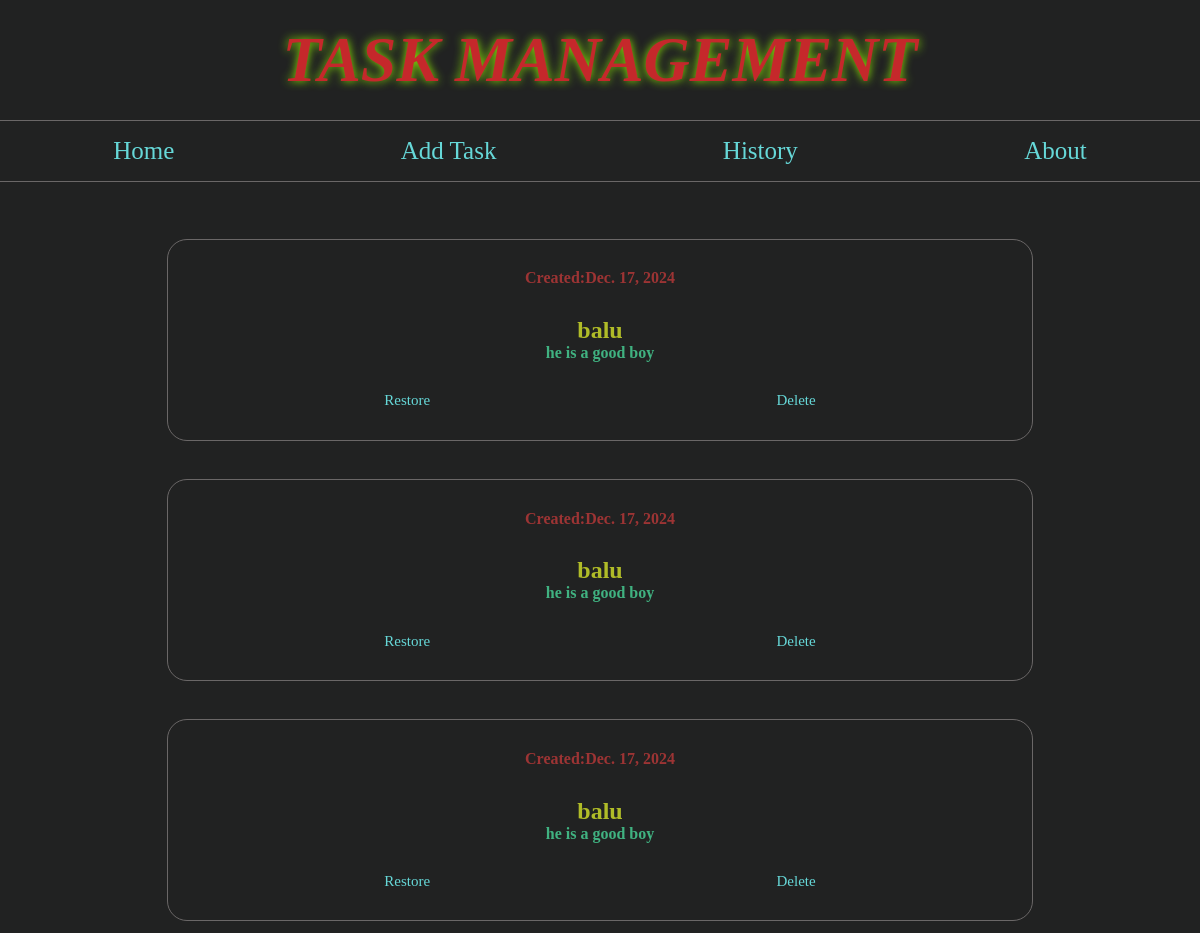
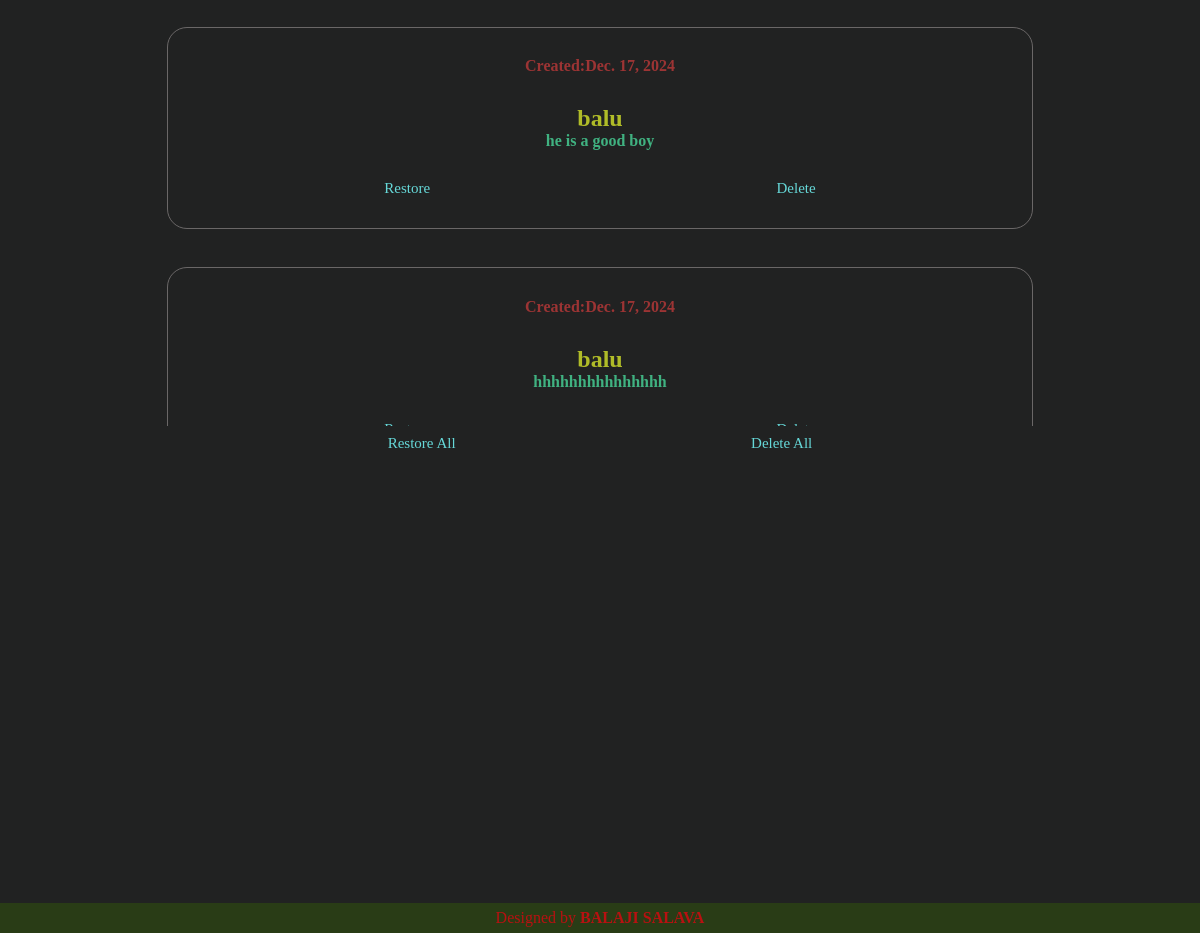
The page /History/ on the database its author committed (2 pictures, top to bottom).
### myapp/models.py (models this page shows)
class Restore(models.Model):
    Title=models.CharField(max_length=50)
    Disc=models.CharField(max_length=500)
    Created=models.DateField(auto_now=True)

### myapp/views.py (the view)
# urls.py: path('History/',views.History,name='history'),
def History(request):
    b=Restore.objects.all()
    return render(request,'history.html',{'data':b})

### myapp/templates/history.html
{% extends 'home.html' %}
{% block content %}
<section>
    <div class="Data">
        {% for i in data %}
        <div class="data">
            <div class="ud">
                <b>Created:{{i.Created}}</b>
            </div>
            <h1>{{i.Title}} </h1>
            <h4>{{i.Disc}}</h4>
            <div class="ud">
                <a href="{% url 'restore' i.id %}">Restore</a><a href="{% url 'dele_restore' i.id %}">Delete</a>
            </div>
        </div>
        {% endfor %}
    </div>
    <div class="ud">
        <a href="{% url 'restoreall' %}">Restore All</a><a href="{% url 'deleteall' %}">Delete All</a>
    </div>
</section>
{% endblock content %}

### myapp/static/home.css (style rules this page uses)
* { margin: 0px; background-color: rgb(33, 34, 34); }
a { text-decoration: none; background-color: inherit; color: rgb(102, 216, 216); font-size: 25px; }
section { margin-top: 2vh; height: 63vh; width:100vw; display: flex; flex-direction: column; align-items: center; justify-content: center; }
h1,h4 { background-color: inherit; }
section>.Data { height: 100%; width: 80%; display: flex; flex-direction: column; align-items: center; justify-content: space-evenly; overflow-y: auto; scrollbar-width: none; }
section>.Data>.data { margin: 2%; height: 200px; width: 90%; border: 1px; border-radius: 20px; border-style: solid; border-color: rgb(106, 103, 103); display: flex; flex-direction: column; align-items: center; justify-content: space-evenly; }
section>.Data>.data>.ud { width: 90%; height: 5vh; display: flex; justify-content: space-around; align-items: center; }
.ud b { color: rgb(88, 88, 187); }
.ud b:last-child { color: rgb(156, 52, 52); }
.ud a { font-size: 15px; }
.data h1 { color: rgb(176, 188, 40); }
.data h4 { color: rgb(64, 178, 129); }
section>.ud { width: 60%; height: 2vh; display: flex; justify-content: space-around; align-items: center; }

### rows shown on the page
Restore: Created "Dec. 17, 2024", Title "balu", Disc "he is a good boy"
Restore: Created "Dec. 17, 2024", Title "balu", Disc "he is a good boy"
Restore: Created "Dec. 17, 2024", Title "balu", Disc "he is a good boy"
Restore: Created "Dec. 17, 2024", Title "balu", Disc "he is a good boy"
Restore: Created "Dec. 17, 2024", Title "balu", Disc "hhhhhhhhhhhhhhh"
